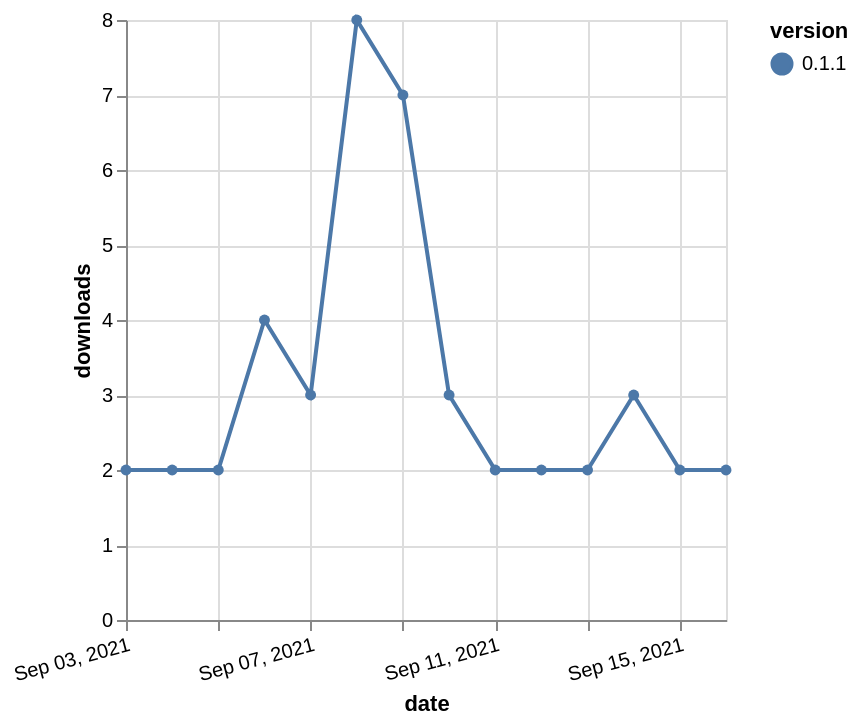

The specification (Vega-Lite) saved for this image:
### Vega-Lite specification from a JSON file in a GitHub repository (floating-point values rounded to 4 significant figures)
{"$schema": "https://vega.github.io/schema/vega-lite/v5.json", "description": "A simple bar chart with embedded data.", "data": {"values": [{"date": "2021-09-03", "total": 3573, "delta": 2, "version": "0.1.1"}, {"date": "2021-09-04", "total": 3575, "delta": 2, "version": "0.1.1"}, {"date": "2021-09-05", "total": 3577, "delta": 2, "version": "0.1.1"}, {"date": "2021-09-06", "total": 3581, "delta": 4, "version": "0.1.1"}, {"date": "2021-09-07", "total": 3584, "delta": 3, "version": "0.1.1"}, {"date": "2021-09-08", "total": 3592, "delta": 8, "version": "0.1.1"}, {"date": "2021-09-09", "total": 3599, "delta": 7, "version": "0.1.1"}, {"date": "2021-09-10", "total": 3602, "delta": 3, "version": "0.1.1"}, {"date": "2021-09-11", "total": 3604, "delta": 2, "version": "0.1.1"}, {"date": "2021-09-12", "total": 3606, "delta": 2, "version": "0.1.1"}, {"date": "2021-09-13", "total": 3608, "delta": 2, "version": "0.1.1"}, {"date": "2021-09-14", "total": 3611, "delta": 3, "version": "0.1.1"}, {"date": "2021-09-15", "total": 3613, "delta": 2, "version": "0.1.1"}, {"date": "2021-09-16", "total": 3615, "delta": 2, "version": "0.1.1"}]}, "width": "container", "mark": {"type": "line", "point": {"filled": true}}, "encoding": {"x": {"field": "date", "type": "temporal", "timeUnit": "yearmonthdate", "title": "date", "axis": {"labelAngle": -15}}, "y": {"field": "delta", "type": "quantitative", "title": "downloads"}, "color": {"field": "version", "type": "nominal"}, "tooltip": {"field": "delta"}}}
